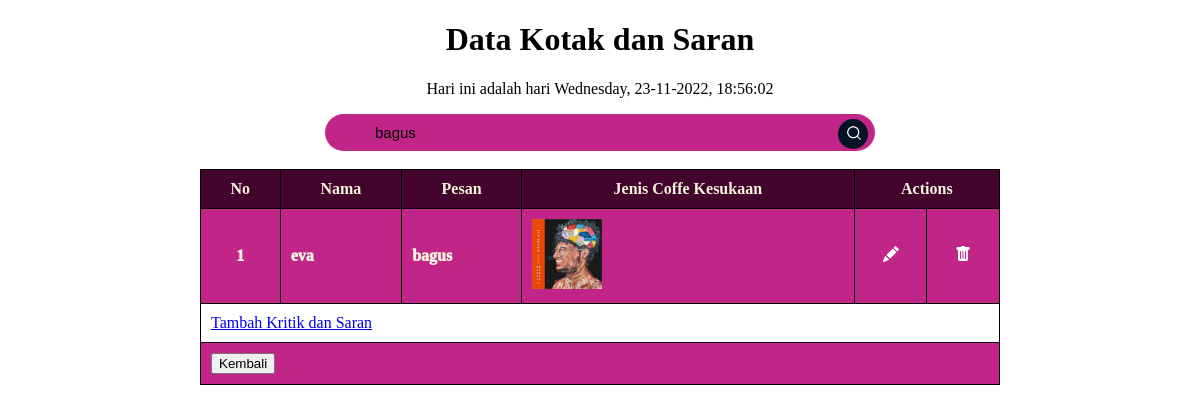
/Posttest7/formulirkotak.php?cari=bagus, run on the app's committed database.
### tables this page shows
CREATE TABLE `kritik` (
  `id` int(10) NOT NULL,
  `nama` varchar(50) NOT NULL,
  `alamat` varchar(50) NOT NULL,
  `telepon` varchar(20) NOT NULL,
  `jeniskelamin` varchar(50) NOT NULL,
  `pesan` varchar(100) NOT NULL,
  `foto` varchar(100) NOT NULL
);

### Posttest7/formulirkotak.php (the view, shortened to what this page needs)
<!DOCTYPE html>
<html lang="en">
<head>
    <link rel="stylesheet" href="css/formulirkotak.css?v8">
</head>
<body>
    <h1>Data Kotak dan Saran</h1>
    <p align="center">Hari ini adalah hari <?php echo date("l, d-m-Y, H:i:s"); ?></p>
    <div align="center">
        <form class="box-cari" method= "get" action="">
            <input type="text" placeholder= "Cari Pesan..." name="cari" value="<?php if(isset($_GET['cari'])){echo $_GET['cari'];} ?>">
            <br>
            <button type="submit"><img src="images/search.png"></button>
        </form>
        </div>
    <br>
    <div class="list-table">
        <form action="landing.php" >
        <table border= "2" align="center" width="800px" cellspacing="0">
            <tr class="atas">
                <th>No</th>
                <th>Nama</th>
                <th>Pesan</th>
                <th >Jenis Coffe Kesukaan</th>
                <th colspan="2">Actions</th>
            </tr>
            <?php
                include "config.php";
                $i = 1;
                if (isset($_GET['cari'])){
                    $pencarian= $_GET['cari'];
                    $query = "SELECT * FROM kritik WHERE pesan LIKE '%".$pencarian."%'";
                }else{
                    $query= "SELECT * FROM kritik";
                }
                $read = mysqli_query($db, $query);
                while($row = mysqli_fetch_assoc($read)){
            ?>
            <tr class="tengah">
                <td align="center"><?=$i;?></td>
                <td><?=$row['nama']?></td>
                <td><?=$row['pesan']?></td>
                <td><img src="file-foto/<?php echo $row['foto']?>" alt=""></td>
                <td class="edit" align="center">
                    <a href="edit.php?id=<?=$row['id'];?>">
                    </a>
                </td>
                <td class="hapus" align="center">
                    <a href="hapus.php?id=<?=$row['id'];?>">
                    </a>
                </td>
            </tr>
            <?php
                $i++;
                    }
            ?>
            <tr>
                <td colspan=7><a href="formulir.php" class="tambah">Tambah Kritik dan Saran</a></td>
            </tr>
            <tr class="tengah">
                <td colspan="7"><button type="submit">Kembali</button></td>
            </tr>
        </table>
    </div>
</body>
</html>

### Posttest7/css/formulirkotak.css (style rules this page uses)
body h1 { text-align: center; }
.atas { background-color: #42032C ; font-weight: 1000; color: beige; }
.tambah { align-items: center; }
.tengah { background-color: #c02587 ; font-weight: 1000; color: beige; }
.box-cari { width:100%; max-width: 500px; background: #c02587; display: flex; border-radius: 60px; flex-direction: row; padding-left: 50px; }
.box-cari input { background: transparent; flex: 1; border: 0; outline: none; font-size: 15px; padding: 10px 0px; text-align: left; }
::placeholder { color: #051224; }
.box-cari button img { width: 15px; }
.box-cari button { border: 0; border-radius: 50%; width: 30px; height: 30px; background: #051224; margin-top: 1%; margin-right: 7px; }
table, tr, th, td { border: 1px solid black; border-collapse: collapse; padding: 10px; }
img { width:70px; }

### data on the page
kritik: nama "eva", pesan "bagus", foto (picture)
